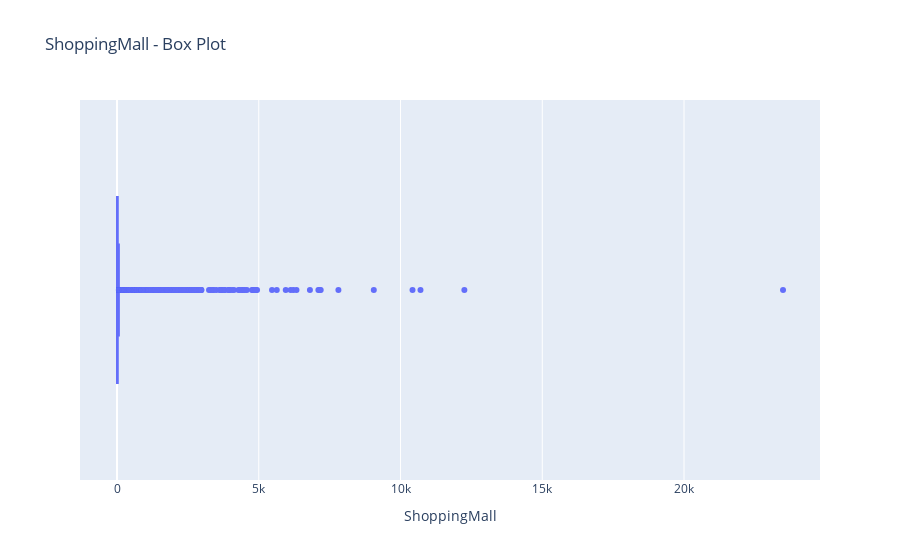

The notebook cell this image was saved under:
### Code cell
fig_bp_shopping = plt.box(train_data, x="ShoppingMall", title="ShoppingMall - Box Plot")
fig_bp_shopping.update_layout(xaxis_title="ShoppingMall", yaxis_title="")
fig_bp_shopping.show()

### Figure 1 — Plotly figure (JSON) as saved in the notebook; plotly's stock layout.template omitted (floating-point values rounded to 4 significant figures; data arrays with more than 128 entries replaced by an {"elided": "..."} marker saying what was removed)
{"data": [{"alignmentgroup": "True", "hovertemplate": "ShoppingMall=%{x}<extra></extra>", "legendgroup": "", "marker": {"color": "#636efa"}, "name": "", "notched": false, "offsetgroup": "", "orientation": "h", "showlegend": false, "type": "box", "x": {"elided": "8693 int values"}, "x0": " ", "xaxis": "x", "y0": " ", "yaxis": "y"}], "layout": {"boxmode": "group", "legend": {"tracegroupgap": 0}, "title": {"text": "ShoppingMall - Box Plot"}, "xaxis": {"anchor": "y", "domain": [0, 1], "title": {"text": "ShoppingMall"}}, "yaxis": {"anchor": "x", "domain": [0, 1], "title": {"text": ""}}}}
